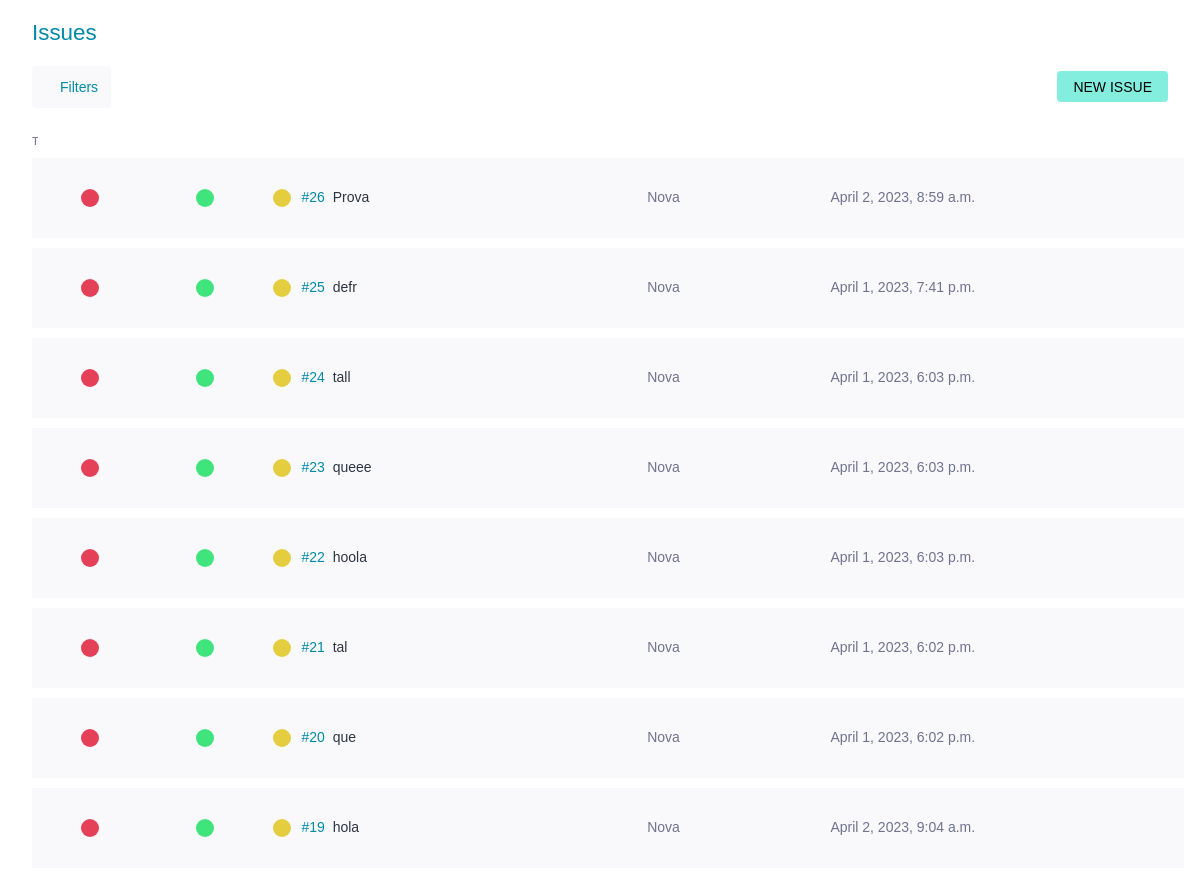
Page /issues/ (signed in, upper part) on the earlier database version.
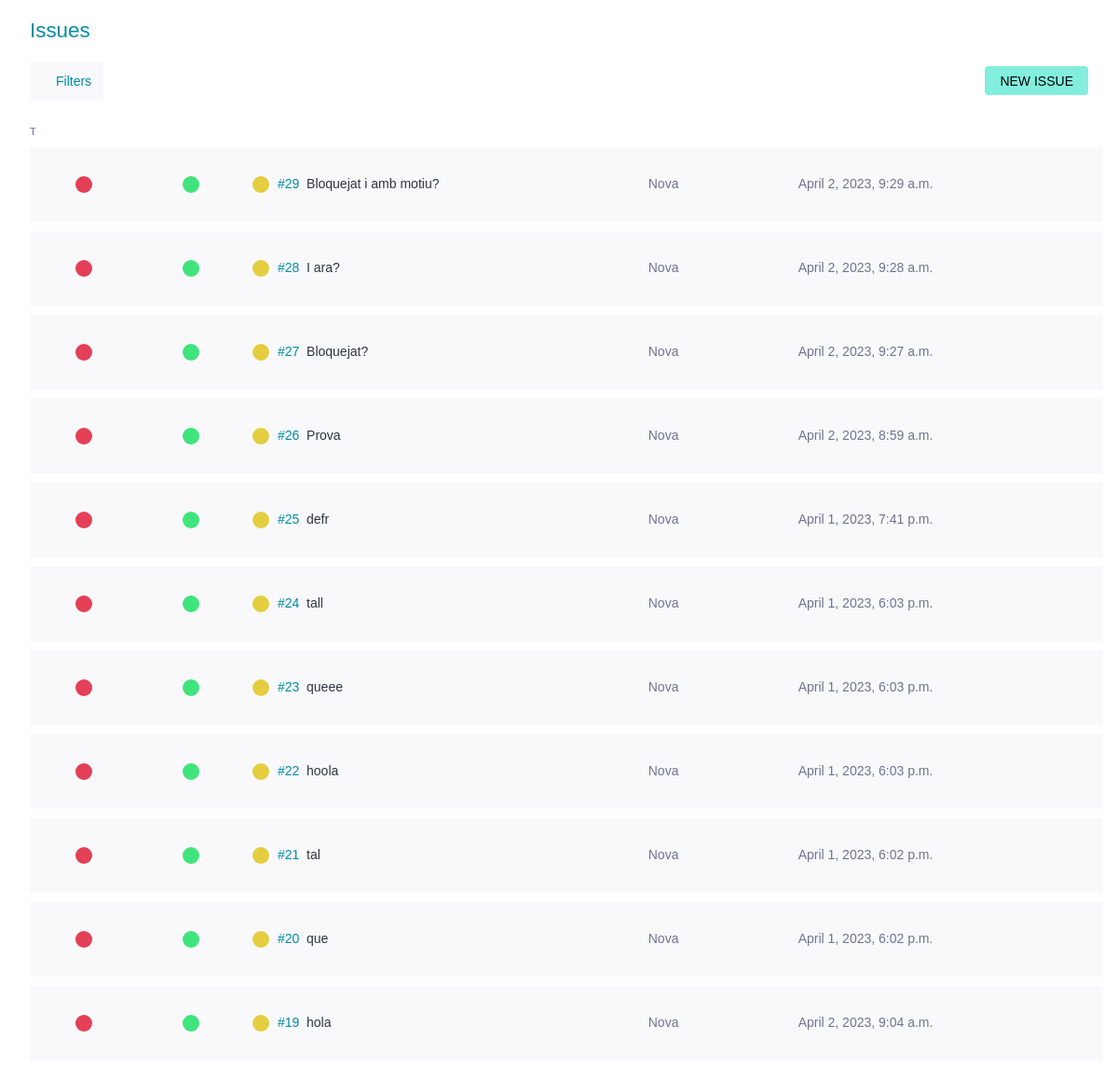
Same page on the later database version.
### issues/models.py (models this page shows)
class Issue(models.Model):
    BUG = 'B'
    PREG = 'P'
    MIL = 'M'
    TTIPUS = (
        (BUG, _('Bug')),
        (PREG, _('Pregunta')),
        (MIL, _('Millora'))
    )
    NOVA = 'N'
    DOING = 'D'
    TEST = 'T'
    CLOSED = 'C'
    INFO = 'I'
    REBUTJADA = 'R'
    PROP = 'P'
    TESTATS = (
        (NOVA, _('Nova')),
        (DOING, _('En curs')),
        (TEST, _('Llesta per testejar')),
        (CLOSED, _('Tancada')),
        (INFO, _('Necessita informació')),
        (REBUTJADA, _('Rebutjada')),
        (PROP, _('Proposada'))
    )
    DESITJ = 'D'
    MENOR = 'M'
    NORMAL = 'N'
    IMP = 'I'
    CRITIC = 'C'
    TGRAVETAT = (
        (DESITJ, _('Desitjada')),
        (MENOR, _('Menor')),
        (NORMAL, _('Normal')),
        (IMP, _('Important')),
        (CRITIC, _('Crítica'))
    )
    BAIXA = 'B'
    MITJA = 'M'
    ALTA = 'A'
    TPRIORITAT = (
        (BAIXA, _('Baixa')),
        (MITJA, _('Normal')),
        (ALTA, _('Alta'))
    )
    id = models.AutoField(primary_key=True, verbose_name=_('Identificador'))
    subject = models.CharField(max_length=500, null=False, blank=False, verbose_name=_('Assumpte'))
    descripcio = models.CharField(max_length=524288, null=True, blank=True, verbose_name=_('Descripció'))
    tipus = models.CharField(choices=TTIPUS, default=BUG, max_length=5, verbose_name=_('Tipus'))
    estat = models.CharField(choices=TESTATS, default=NOVA, max_length=5, verbose_name=_('Estat'))
    gravetat = models.CharField(choices=TGRAVETAT, default=NORMAL, max_length=5, verbose_name=_('Gravetat'))
    prioritat = models.CharField(choices=TPRIORITAT, default=MITJA, max_length=5, verbose_name=_('Prioritat'))
    creador = models.ForeignKey(Usuari, related_name='creats', null=True, blank=True, on_delete=models.DO_NOTHING, verbose_name=_('Creador'))
    assignacio = models.ForeignKey(Usuari, related_name='assignats', null=True, blank=True, on_delete=models.DO_NOTHING, verbose_name=_('Assignada a'))
    dataCreacio = models.DateTimeField(auto_now_add=True, verbose_name=_('Data creació'))
    dataModificacio = models.DateTimeField(auto_now=True, verbose_name=_('Última modificació'))
    dataLimit = models.DateTimeField(null=True, blank=True, verbose_name=_('Data límit'))
    bloquejat = models.BooleanField(null=False, blank=False, default=False, verbose_name=_('Bloquejat'))
    motiuBloqueig = models.CharField(max_length=50, null=True, blank=True, verbose_name=_('Motiu bloqueig'))
    tags = models.ManyToManyField(Tag, verbose_name=_('Tags'))

### issues/views.py (the view)
# urls.py: path('', views.ListIssueView.as_view(), name='tots_issues'),
class ListIssueView(IsAuthenticatedMixin, FilterView):
    model = models.Issue
    template_name = 'issue_list.html'
    filterset_class = IssueFilter
    context_object_name = 'issues'
    def get_context_data(self, **kwargs):
        context = super().get_context_data(**kwargs)
        context.update({'TTipus': models.Issue.TTIPUS})
        context.update({'TEstats': models.Issue.TESTATS})
        context.update({'TGravetat': models.Issue.TGRAVETAT})
        context.update({'TPrioritat': models.Issue.TPRIORITAT})
        return context
    def get_queryset(self):
        queryset = super().get_queryset()
        filter = IssueFilter(self.request.GET, queryset=queryset)
        order_by = self.request.GET.get('order_by', '-dataCreacio')
        queryset = filter.qs.order_by(order_by)
        return queryset

### issues/templates/issue_list.html (shortened to what this page needs)
{% extends 'base.html' %}
{% block content %}
<div class="master" style>
    <div class = "wrapper issues lightbox-generic-form">
        <div class="main issue-main">
            <div class="issue-top">
                <header class="issue-header">
                    <h1>
                        <span>Issues</span>
                    </h1>
                    <div class="taskboard-actions">
                        <div class="issue-table-options-start" >
                            <button class="btn-filter" onclick="myFunction()">
                                <img src="   https://cdn-icons-png.flaticon.com/512/10035/10035140.png " width="15" height="15" alt="" title="" class="img-small" >
                                <span class="text" style="margin: 5px;">Filters</span>
                            </button>
                        </div>
                        <div class="new-issue">
                            <button class="btn-small" >
                                <a href="/issues/create/" style="color:black"> New Issue</a>
                            </button>
                        </div>
                    </div>
                </header>
            </div>
            <div class="issue-container">
                <div class="issue-page"style="width: 100%;">
                   <table class="issues-table" style="width: 100%;border-collapse:separate; border-spacing: 0 10px;">
                        <tr class="row title">
                            <td class="level-field">
                                <div class="mobile">
                                    <div class="tooltip pop-help">Type</div><span class="first-letter">Type</span>
                                  </div>
                            </td>
                            <td class="level-field">
                            </td>
                            <td class="level-field">
                            </td>
                            <td class="subject"></td>
                            <td class="modified-field"></td>
                            <td class="assigned-field"></td>
                        </tr>
                        {% for issue in issues %}
                            <tr class="row table-main" style="height: 80px;">
                                <td class="level-field" style="width: 10%; text-align: center;
                                vertical-align: middle">
                                        {% if issue.tipus == "B" %}
                                            <div class="level" style="background: rgb(228, 64, 87)"></div>
                                        {%elif issue.tipus == "P"%}
                                            <p class="level" style="background: rgb(81, 120, 211)"></p>
                                        {%elif issue.tipus == "M"%}
                                            <p class="level" style="background:  rgb(64, 228, 206)"></p>
                                        {%endif%}
                                </td>
                                 <td class="level-field" style="width: 10%;text-align: center;
                                 vertical-align: middle;">
                                    {% if issue.gravetat == "D" %}
                                        <div class="level" style="background: rgb(112, 114, 143)"></div>
                                    {%elif issue.gravetat == "M"%}
                                        <p class="level" style="background: rgb(64, 168, 228)"></p>
                                    {%elif issue.gravetat == "N"%}
                                        <p class="level" style="background:  rgb(64, 228, 124)"></p>
                                    {%elif issue.gravetat == "I"%}
                                        <p class="level" style="background:  rgb(228, 162, 64)"></p>
                                    {%elif issue.gravetat == "C"%}
                                        <p class="level" style="background:   rgb(211, 84, 80)"></p>
                                    {%endif%}
                                 </td>
                                 <td class="level-field" style="width: 10%t;text-align: center;
                                 vertical-align: middle;">
                                        {% if issue.prioritat == "B" %}
                                            <p class="level" style="background: rgb(168, 228, 64);"></p>
                                        {%elif issue.prioritat == "M"%}
                                            <p class="level" style=" background: rgb(228, 206, 64);;"></p>
                                        {%elif issue.prioritat == "A"%}
                                            <p class="level" style="background:  rgb(228, 124, 64);"></p>
                                        {%endif%}
                                </td>
                                <td class="subject" style="text-align: center;
                                vertical-align: middle;">
                                    <a href="/issues/{{issue.id}}/edit" >
                                        <span classe="issue-text" style="display: inline-flex;">
                                            <span class="issue-ref">#{{issue.id}}</span>
                                            <span class="issue-subject">{{issue.subject}}</span>
                                        </span>
                                    </a>
                                </td>
                                <td style="text-align: center;
                                vertical-align: middle;">
                                    <div class="assigned-field" >
                                    {%if issue.estat == 'N' %}
                                        <span>Nova</span>
                                    {%elif issue.estat == 'D'%}
                                        <span>En curs</span>
                                    {%elif issue.estat == 'T'%}
                                        <span>Llesta per testejar</span>
                                    {%elif issue.estat == 'C'%}
                                        <span style="color:#70b578">Tancada</span>
                                    {%elif issue.estat == 'I'%}
                                        <span>Necessita informació</span>
                                    {%elif issue.estat == 'R'%}
                                        <span style="color:#FF0000">Rebutjada</span>
                                    {%elif issue.estat == 'P'%}
                                        <span>Proposada</span>
                                    {%endif%}
                                    </div>
                                </td>
                                <td class="modified-field" style="text-align: center;
                                vertical-align: middle;">
                                    <span>{{issue.dataModificacio}}</span>
                                </td>
                                <td class="assigned-field" style="text-align: center;
                                vertical-align: middle;">
                                </td>
                            </tr>
                        {% endfor %}
                    </table>
                </div>
            </div>
</div>
</div>
{% endblock %}

### issuePeople/templates/base.html (shortened to what this page needs)
{% load static %}
<!DOCTYPE html>
<html lang="ca">
<head>
    <link rel="stylesheet" type="text/css" href="{% static 'css/theme-taiga.css' %}">
</head>
<body>
    {% block content %}
    {% endblock %}
</body>
</html>

Differences in the rows shown:
added Issue: tipus "B" (drawn), gravetat "N" (drawn), prioritat "M" (drawn), id "29", subject "Bloquejat i amb motiu?", estat "Nova", dataModificacio "April 2, 2023, 9:29 a.m."
added Issue: tipus "B" (drawn), gravetat "N" (drawn), prioritat "M" (drawn), id "28", subject "I ara?", estat "Nova", dataModificacio "April 2, 2023, 9:28 a.m."
added Issue: tipus "B" (drawn), gravetat "N" (drawn), prioritat "M" (drawn), id "27", subject "Bloquejat?", estat "Nova", dataModificacio "April 2, 2023, 9:27 a.m."
